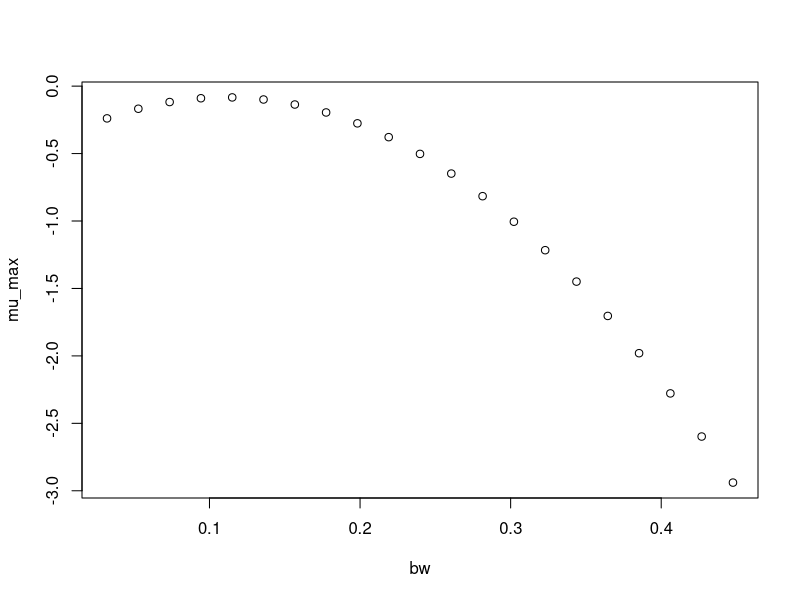

Reproduce this figure in R.
#############################
# start of Parameter script
#############################
bw <- seq(0.031968031968032,0.4476472,length.out=21)
#############################
# end of Parameter script
#############################
############################# 
# start of Model script Gropin ID 1362 
#############################
 
# constant coefficients for this model
 
variables <- data.frame(bw)
argumentsPar <- expand.grid(variables)
 
# heart of the model
response_surface <- function(bw) {
   mumax <-(-0.3915+5.571*bw-25.16*bw^2)

return(mumax=mumax)
} 

# output parameters
mumax <- cbind(argumentsPar,response_surface(argumentsPar['bw']))
colnames(mumax) <- c(colnames(argumentsPar),'mumax')
#############################
# End of Model script
#############################
############################# 
# start of Visualisation script Gropin ID 1362 
#############################
plot(bw,mumax$mumax,
                          xlab='bw',
                          ylab='mu_max')
#############################
# End of Visualisation script
#############################
